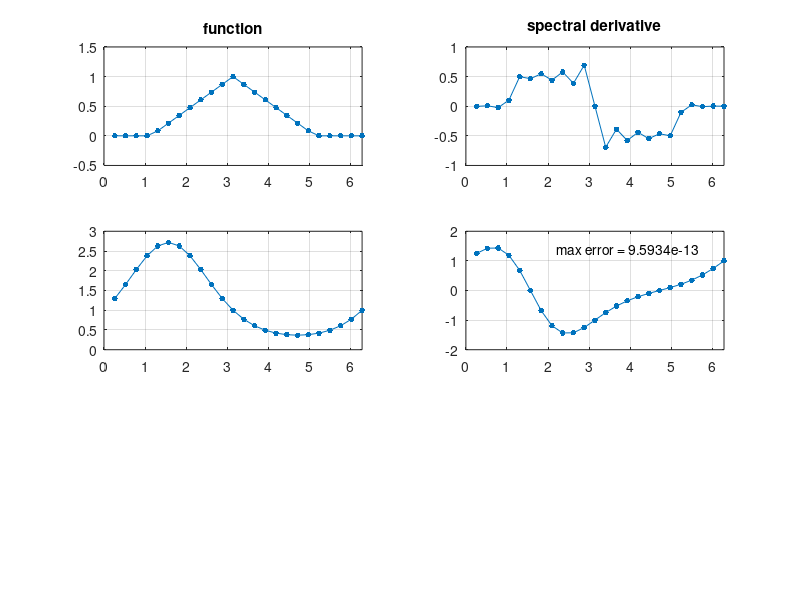

Write MATLAB code to recreate this figure.
%This is a modification of p5.m that uses only one FFT and IFFT to produce
%the same plots

% Differentiation of a hat function and exp(sin(x)):
  N = 24; h = 2*pi/N; x = h*(1:N)';
  t = max(0,1-abs(x-pi)/2); u = exp(sin(x)); %t: hat function, u:exp(sin(x))
  uprime = cos(x).*u;
  v = t+1i*u; %combined function v
  v_hat = fft(v);
  w_hat = 1i*[0:N/2-1 0 -N/2+1:-1]' .* v_hat;
  w = ifft(w_hat); 
  w_t= real(w); w_u= imag(w); clf
  subplot(3,2,1), plot(x,t,'.-','markersize',13)
  axis([0 2*pi -.5 1.5]), grid on, title('function')
  subplot(3,2,2), plot(x,w_t,'.-','markersize',13)
  axis([0 2*pi -1 1]), grid on, title('spectral derivative')
  subplot(3,2,3), plot(x,u,'.-','markersize',13)
  axis([0 2*pi 0 3]), grid on
  subplot(3,2,4), plot(x,w_u,'.-','markersize',13)
  axis([0 2*pi -2 2]), grid on
  error = norm(w_u-uprime,inf);
  text(2.2,1.4,['max error = ' num2str(error)])
  
  saveas(gcf,'prob3-6','epsc')
